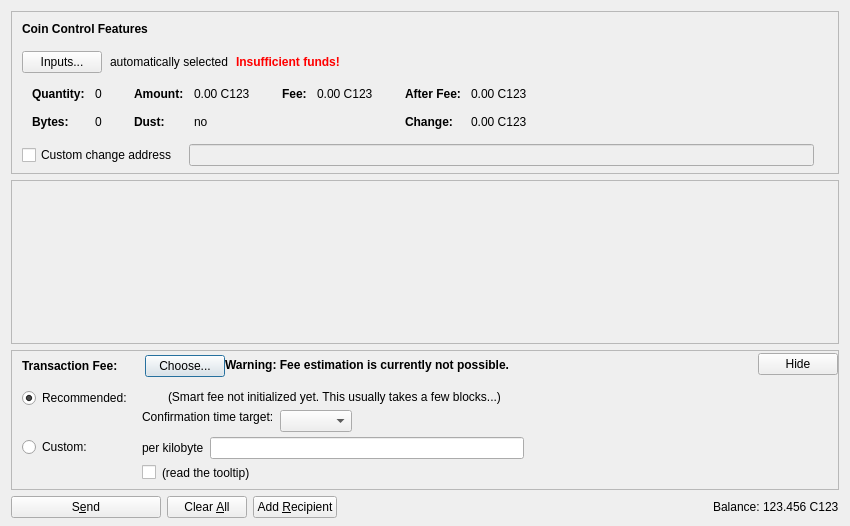
<?xml version="1.0" encoding="UTF-8"?>
<ui version="4.0">
 <class>SendCoinsDialog</class>
 <widget class="QDialog" name="SendCoinsDialog">
  <property name="geometry">
   <rect>
    <x>0</x>
    <y>0</y>
    <width>850</width>
    <height>526</height>
   </rect>
  </property>
  <property name="windowTitle">
   <string>Send Coins</string>
  </property>
  <layout class="QVBoxLayout" name="verticalLayout" stretch="0,1,0,0">
   <property name="bottomMargin">
    <number>8</number>
   </property>
   <item>
    <widget class="QFrame" name="frameCoinControl">
     <property name="sizePolicy">
      <sizepolicy hsizetype="Expanding" vsizetype="Expanding">
       <horstretch>0</horstretch>
       <verstretch>0</verstretch>
      </sizepolicy>
     </property>
     <property name="maximumSize">
      <size>
       <width>16777215</width>
       <height>16777215</height>
      </size>
     </property>
     <property name="frameShape">
      <enum>QFrame::StyledPanel</enum>
     </property>
     <property name="frameShadow">
      <enum>QFrame::Sunken</enum>
     </property>
     <layout class="QVBoxLayout" name="verticalLayoutCoinControl2">
      <property name="spacing">
       <number>0</number>
      </property>
      <property name="leftMargin">
       <number>0</number>
      </property>
      <property name="topMargin">
       <number>0</number>
      </property>
      <property name="rightMargin">
       <number>0</number>
      </property>
      <property name="bottomMargin">
       <number>6</number>
      </property>
      <item>
       <layout class="QVBoxLayout" name="verticalLayoutCoinControl" stretch="0,0,0,0,1">
        <property name="spacing">
         <number>0</number>
        </property>
        <property name="leftMargin">
         <number>10</number>
        </property>
        <property name="topMargin">
         <number>10</number>
        </property>
        <item>
         <layout class="QHBoxLayout" name="horizontalLayoutCoinControl1">
          <property name="bottomMargin">
           <number>15</number>
          </property>
          <item>
           <widget class="QLabel" name="labelCoinControlFeatures">
            <property name="sizePolicy">
             <sizepolicy hsizetype="Preferred" vsizetype="Maximum">
              <horstretch>0</horstretch>
              <verstretch>0</verstretch>
             </sizepolicy>
            </property>
            <property name="font">
             <font>
              <weight>75</weight>
              <bold>true</bold>
             </font>
            </property>
            <property name="styleSheet">
             <string notr="true">font-weight:bold;</string>
            </property>
            <property name="text">
             <string>Coin Control Features</string>
            </property>
           </widget>
          </item>
         </layout>
        </item>
        <item>
         <layout class="QHBoxLayout" name="horizontalLayoutCoinControl2" stretch="0,0,0,0">
          <property name="spacing">
           <number>8</number>
          </property>
          <property name="bottomMargin">
           <number>10</number>
          </property>
          <item>
           <widget class="QPushButton" name="pushButtonCoinControl">
            <property name="styleSheet">
             <string notr="true"/>
            </property>
            <property name="text">
             <string>Inputs...</string>
            </property>
            <property name="autoDefault">
             <bool>false</bool>
            </property>
           </widget>
          </item>
          <item>
           <widget class="QLabel" name="labelCoinControlAutomaticallySelected">
            <property name="text">
             <string>automatically selected</string>
            </property>
            <property name="margin">
             <number>5</number>
            </property>
           </widget>
          </item>
          <item>
           <widget class="QLabel" name="labelCoinControlInsuffFunds">
            <property name="font">
             <font>
              <weight>75</weight>
              <bold>true</bold>
             </font>
            </property>
            <property name="styleSheet">
             <string notr="true">color:red;font-weight:bold;</string>
            </property>
            <property name="text">
             <string>Insufficient funds!</string>
            </property>
            <property name="margin">
             <number>5</number>
            </property>
           </widget>
          </item>
          <item>
           <spacer name="horizontalSpacerCoinControl">
            <property name="orientation">
             <enum>Qt::Horizontal</enum>
            </property>
            <property name="sizeHint" stdset="0">
             <size>
              <width>40</width>
              <height>1</height>
             </size>
            </property>
           </spacer>
          </item>
         </layout>
        </item>
        <item>
         <widget class="QWidget" name="widgetCoinControl" native="true">
          <property name="sizePolicy">
           <sizepolicy hsizetype="Preferred" vsizetype="Preferred">
            <horstretch>0</horstretch>
            <verstretch>0</verstretch>
           </sizepolicy>
          </property>
          <property name="minimumSize">
           <size>
            <width>0</width>
            <height>0</height>
           </size>
          </property>
          <property name="styleSheet">
           <string notr="true"/>
          </property>
          <layout class="QHBoxLayout" name="horizontalLayoutCoinControl5">
           <property name="leftMargin">
            <number>0</number>
           </property>
           <property name="topMargin">
            <number>0</number>
           </property>
           <property name="rightMargin">
            <number>0</number>
           </property>
           <property name="bottomMargin">
            <number>0</number>
           </property>
           <item>
            <layout class="QHBoxLayout" name="horizontalLayoutCoinControl3" stretch="0,0,0,1">
             <property name="spacing">
              <number>20</number>
             </property>
             <property name="topMargin">
              <number>0</number>
             </property>
             <property name="bottomMargin">
              <number>10</number>
             </property>
             <item>
              <layout class="QFormLayout" name="formLayoutCoinControl1">
               <property name="horizontalSpacing">
                <number>10</number>
               </property>
               <property name="verticalSpacing">
                <number>14</number>
               </property>
               <property name="leftMargin">
                <number>10</number>
               </property>
               <property name="topMargin">
                <number>4</number>
               </property>
               <property name="rightMargin">
                <number>6</number>
               </property>
               <item row="0" column="0">
                <widget class="QLabel" name="labelCoinControlQuantityText">
                 <property name="font">
                  <font>
                   <weight>75</weight>
                   <bold>true</bold>
                  </font>
                 </property>
                 <property name="text">
                  <string>Quantity:</string>
                 </property>
                 <property name="margin">
                  <number>0</number>
                 </property>
                </widget>
               </item>
               <item row="0" column="1">
                <widget class="QLabel" name="labelCoinControlQuantity">
                 <property name="cursor">
                  <cursorShape>IBeamCursor</cursorShape>
                 </property>
                 <property name="contextMenuPolicy">
                  <enum>Qt::ActionsContextMenu</enum>
                 </property>
                 <property name="text">
                  <string notr="true">0</string>
                 </property>
                 <property name="margin">
                  <number>0</number>
                 </property>
                 <property name="textInteractionFlags">
                  <set>Qt::LinksAccessibleByMouse|Qt::TextSelectableByKeyboard|Qt::TextSelectableByMouse</set>
                 </property>
                </widget>
               </item>
               <item row="1" column="0">
                <widget class="QLabel" name="labelCoinControlBytesText">
                 <property name="font">
                  <font>
                   <weight>75</weight>
                   <bold>true</bold>
                  </font>
                 </property>
                 <property name="text">
                  <string>Bytes:</string>
                 </property>
                </widget>
               </item>
               <item row="1" column="1">
                <widget class="QLabel" name="labelCoinControlBytes">
                 <property name="cursor">
                  <cursorShape>IBeamCursor</cursorShape>
                 </property>
                 <property name="contextMenuPolicy">
                  <enum>Qt::ActionsContextMenu</enum>
                 </property>
                 <property name="text">
                  <string notr="true">0</string>
                 </property>
                 <property name="textInteractionFlags">
                  <set>Qt::LinksAccessibleByMouse|Qt::TextSelectableByKeyboard|Qt::TextSelectableByMouse</set>
                 </property>
                </widget>
               </item>
              </layout>
             </item>
             <item>
              <layout class="QFormLayout" name="formLayoutCoinControl2">
               <property name="horizontalSpacing">
                <number>10</number>
               </property>
               <property name="verticalSpacing">
                <number>14</number>
               </property>
               <property name="leftMargin">
                <number>6</number>
               </property>
               <property name="topMargin">
                <number>4</number>
               </property>
               <property name="rightMargin">
                <number>6</number>
               </property>
               <item row="0" column="0">
                <widget class="QLabel" name="labelCoinControlAmountText">
                 <property name="font">
                  <font>
                   <weight>75</weight>
                   <bold>true</bold>
                  </font>
                 </property>
                 <property name="text">
                  <string>Amount:</string>
                 </property>
                 <property name="margin">
                  <number>0</number>
                 </property>
                </widget>
               </item>
               <item row="0" column="1">
                <widget class="QLabel" name="labelCoinControlAmount">
                 <property name="cursor">
                  <cursorShape>IBeamCursor</cursorShape>
                 </property>
                 <property name="contextMenuPolicy">
                  <enum>Qt::ActionsContextMenu</enum>
                 </property>
                 <property name="text">
                  <string notr="true">0.00 C123</string>
                 </property>
                 <property name="textInteractionFlags">
                  <set>Qt::LinksAccessibleByMouse|Qt::TextSelectableByKeyboard|Qt::TextSelectableByMouse</set>
                 </property>
                </widget>
               </item>
               <item row="1" column="0">
                <widget class="QLabel" name="labelCoinControlLowOutputText">
                 <property name="font">
                  <font>
                   <weight>75</weight>
                   <bold>true</bold>
                  </font>
                 </property>
                 <property name="text">
                  <string>Dust:</string>
                 </property>
                </widget>
               </item>
               <item row="1" column="1">
                <widget class="QLabel" name="labelCoinControlLowOutput">
                 <property name="cursor">
                  <cursorShape>IBeamCursor</cursorShape>
                 </property>
                 <property name="contextMenuPolicy">
                  <enum>Qt::ActionsContextMenu</enum>
                 </property>
                 <property name="text">
                  <string notr="true">no</string>
                 </property>
                 <property name="textInteractionFlags">
                  <set>Qt::LinksAccessibleByMouse|Qt::TextSelectableByKeyboard|Qt::TextSelectableByMouse</set>
                 </property>
                </widget>
               </item>
              </layout>
             </item>
             <item>
              <layout class="QFormLayout" name="formLayoutCoinControl3">
               <property name="horizontalSpacing">
                <number>10</number>
               </property>
               <property name="verticalSpacing">
                <number>14</number>
               </property>
               <property name="leftMargin">
                <number>6</number>
               </property>
               <property name="topMargin">
                <number>4</number>
               </property>
               <property name="rightMargin">
                <number>6</number>
               </property>
               <item row="0" column="0">
                <widget class="QLabel" name="labelCoinControlFeeText">
                 <property name="font">
                  <font>
                   <weight>75</weight>
                   <bold>true</bold>
                  </font>
                 </property>
                 <property name="text">
                  <string>Fee:</string>
                 </property>
                 <property name="margin">
                  <number>0</number>
                 </property>
                </widget>
               </item>
               <item row="0" column="1">
                <widget class="QLabel" name="labelCoinControlFee">
                 <property name="cursor">
                  <cursorShape>IBeamCursor</cursorShape>
                 </property>
                 <property name="contextMenuPolicy">
                  <enum>Qt::ActionsContextMenu</enum>
                 </property>
                 <property name="text">
                  <string notr="true">0.00 C123</string>
                 </property>
                 <property name="textInteractionFlags">
                  <set>Qt::LinksAccessibleByMouse|Qt::TextSelectableByKeyboard|Qt::TextSelectableByMouse</set>
                 </property>
                </widget>
               </item>
              </layout>
             </item>
             <item>
              <layout class="QFormLayout" name="formLayoutCoinControl4">
               <property name="horizontalSpacing">
                <number>10</number>
               </property>
               <property name="verticalSpacing">
                <number>14</number>
               </property>
               <property name="leftMargin">
                <number>6</number>
               </property>
               <property name="topMargin">
                <number>4</number>
               </property>
               <property name="rightMargin">
                <number>6</number>
               </property>
               <item row="0" column="0">
                <widget class="QLabel" name="labelCoinControlAfterFeeText">
                 <property name="font">
                  <font>
                   <weight>75</weight>
                   <bold>true</bold>
                  </font>
                 </property>
                 <property name="text">
                  <string>After Fee:</string>
                 </property>
                 <property name="margin">
                  <number>0</number>
                 </property>
                </widget>
               </item>
               <item row="0" column="1">
                <widget class="QLabel" name="labelCoinControlAfterFee">
                 <property name="cursor">
                  <cursorShape>IBeamCursor</cursorShape>
                 </property>
                 <property name="contextMenuPolicy">
                  <enum>Qt::ActionsContextMenu</enum>
                 </property>
                 <property name="text">
                  <string notr="true">0.00 C123</string>
                 </property>
                 <property name="textInteractionFlags">
                  <set>Qt::LinksAccessibleByMouse|Qt::TextSelectableByKeyboard|Qt::TextSelectableByMouse</set>
                 </property>
                </widget>
               </item>
               <item row="1" column="0">
                <widget class="QLabel" name="labelCoinControlChangeText">
                 <property name="font">
                  <font>
                   <weight>75</weight>
                   <bold>true</bold>
                  </font>
                 </property>
                 <property name="text">
                  <string>Change:</string>
                 </property>
                </widget>
               </item>
               <item row="1" column="1">
                <widget class="QLabel" name="labelCoinControlChange">
                 <property name="cursor">
                  <cursorShape>IBeamCursor</cursorShape>
                 </property>
                 <property name="contextMenuPolicy">
                  <enum>Qt::ActionsContextMenu</enum>
                 </property>
                 <property name="text">
                  <string notr="true">0.00 C123</string>
                 </property>
                 <property name="textInteractionFlags">
                  <set>Qt::LinksAccessibleByMouse|Qt::TextSelectableByKeyboard|Qt::TextSelectableByMouse</set>
                 </property>
                </widget>
               </item>
              </layout>
             </item>
            </layout>
           </item>
          </layout>
         </widget>
        </item>
        <item>
         <layout class="QHBoxLayout" name="horizontalLayoutCoinControl4" stretch="0,0,0">
          <property name="spacing">
           <number>12</number>
          </property>
          <property name="sizeConstraint">
           <enum>QLayout::SetDefaultConstraint</enum>
          </property>
          <property name="topMargin">
           <number>5</number>
          </property>
          <property name="rightMargin">
           <number>5</number>
          </property>
          <item>
           <widget class="QCheckBox" name="checkBoxCoinControlChange">
            <property name="toolTip">
             <string>If this is activated, but the change address is empty or invalid, change will be sent to a newly generated address.</string>
            </property>
            <property name="text">
             <string>Custom change address</string>
            </property>
           </widget>
          </item>
          <item>
           <widget class="QValidatedLineEdit" name="lineEditCoinControlChange">
            <property name="enabled">
             <bool>false</bool>
            </property>
            <property name="sizePolicy">
             <sizepolicy hsizetype="Expanding" vsizetype="Fixed">
              <horstretch>0</horstretch>
              <verstretch>0</verstretch>
             </sizepolicy>
            </property>
           </widget>
          </item>
          <item>
           <widget class="QLabel" name="labelCoinControlChangeLabel">
            <property name="sizePolicy">
             <sizepolicy hsizetype="Preferred" vsizetype="Expanding">
              <horstretch>0</horstretch>
              <verstretch>0</verstretch>
             </sizepolicy>
            </property>
            <property name="minimumSize">
             <size>
              <width>0</width>
              <height>0</height>
             </size>
            </property>
            <property name="text">
             <string/>
            </property>
            <property name="margin">
             <number>3</number>
            </property>
           </widget>
          </item>
         </layout>
        </item>
        <item>
         <spacer name="verticalSpacerCoinControl">
          <property name="orientation">
           <enum>Qt::Vertical</enum>
          </property>
          <property name="sizeHint" stdset="0">
           <size>
            <width>800</width>
            <height>1</height>
           </size>
          </property>
         </spacer>
        </item>
       </layout>
      </item>
     </layout>
    </widget>
   </item>
   <item>
    <widget class="QScrollArea" name="scrollArea">
     <property name="widgetResizable">
      <bool>true</bool>
     </property>
     <widget class="QWidget" name="scrollAreaWidgetContents">
      <property name="geometry">
       <rect>
        <x>0</x>
        <y>0</y>
        <width>830</width>
        <height>104</height>
       </rect>
      </property>
      <layout class="QVBoxLayout" name="verticalLayout_2" stretch="0,1">
       <property name="leftMargin">
        <number>0</number>
       </property>
       <property name="topMargin">
        <number>0</number>
       </property>
       <property name="rightMargin">
        <number>0</number>
       </property>
       <property name="bottomMargin">
        <number>0</number>
       </property>
       <item>
        <layout class="QVBoxLayout" name="entries">
         <property name="spacing">
          <number>6</number>
         </property>
        </layout>
       </item>
       <item>
        <spacer name="verticalSpacer">
         <property name="orientation">
          <enum>Qt::Vertical</enum>
         </property>
         <property name="sizeHint" stdset="0">
          <size>
           <width>20</width>
           <height>40</height>
          </size>
         </property>
        </spacer>
       </item>
      </layout>
     </widget>
    </widget>
   </item>
   <item>
    <widget class="QFrame" name="frameFee">
     <property name="sizePolicy">
      <sizepolicy hsizetype="Expanding" vsizetype="Expanding">
       <horstretch>0</horstretch>
       <verstretch>0</verstretch>
      </sizepolicy>
     </property>
     <property name="maximumSize">
      <size>
       <width>16777215</width>
       <height>16777215</height>
      </size>
     </property>
     <property name="frameShape">
      <enum>QFrame::StyledPanel</enum>
     </property>
     <property name="frameShadow">
      <enum>QFrame::Sunken</enum>
     </property>
     <layout class="QVBoxLayout" name="verticalLayoutFee1">
      <property name="spacing">
       <number>0</number>
      </property>
      <property name="leftMargin">
       <number>0</number>
      </property>
      <property name="topMargin">
       <number>0</number>
      </property>
      <property name="rightMargin">
       <number>0</number>
      </property>
      <property name="bottomMargin">
       <number>0</number>
      </property>
      <item>
       <layout class="QVBoxLayout" name="verticalLayoutFee2" stretch="0,0,0">
        <property name="spacing">
         <number>0</number>
        </property>
        <property name="leftMargin">
         <number>10</number>
        </property>
        <property name="topMargin">
         <number>0</number>
        </property>
        <item>
         <layout class="QHBoxLayout" name="horizontalLayoutFee1">
          <property name="bottomMargin">
           <number>0</number>
          </property>
          <item>
           <layout class="QVBoxLayout" name="verticalLayoutFee7">
            <property name="spacing">
             <number>0</number>
            </property>
            <item>
             <spacer name="verticalSpacerSmartFee">
              <property name="orientation">
               <enum>Qt::Vertical</enum>
              </property>
              <property name="sizeType">
               <enum>QSizePolicy::Fixed</enum>
              </property>
              <property name="sizeHint" stdset="0">
               <size>
                <width>1</width>
                <height>4</height>
               </size>
              </property>
             </spacer>
            </item>
            <item>
             <layout class="QHBoxLayout" name="horizontalLayoutSmartFee">
              <property name="spacing">
               <number>10</number>
              </property>
              <item>
               <widget class="QLabel" name="labelFeeHeadline">
                <property name="sizePolicy">
                 <sizepolicy hsizetype="Preferred" vsizetype="Maximum">
                  <horstretch>0</horstretch>
                  <verstretch>0</verstretch>
                 </sizepolicy>
                </property>
                <property name="font">
                 <font>
                  <weight>75</weight>
                  <bold>true</bold>
                 </font>
                </property>
                <property name="styleSheet">
                 <string notr="true">font-weight:bold;</string>
                </property>
                <property name="text">
                 <string>Transaction Fee:</string>
                </property>
               </widget>
              </item>
              <item>
               <widget class="QLabel" name="labelFeeMinimized">
                <property name="text">
                 <string/>
                </property>
               </widget>
              </item>
              <item>
               <widget class="QPushButton" name="buttonChooseFee">
                <property name="text">
                 <string>Choose...</string>
                </property>
               </widget>
              </item>
             </layout>
            </item>
            <item>
             <spacer name="verticalSpacer_5">
              <property name="orientation">
               <enum>Qt::Vertical</enum>
              </property>
              <property name="sizeHint" stdset="0">
               <size>
                <width>1</width>
                <height>1</height>
               </size>
              </property>
             </spacer>
            </item>
           </layout>
          </item>
          <item>
           <widget class="QLabel" name="fallbackFeeWarningLabel">
            <property name="toolTip">
             <string>Using the fallbackfee can result in sending a transaction that will take several hours or days (or never) to confirm. Consider choosing your fee manually or wait until you have validated the complete chain.</string>
            </property>
            <property name="font">
            <font>
                <weight>75</weight>
                <bold>true</bold>
            </font>
            </property>
            <property name="text">
             <string>Warning: Fee estimation is currently not possible.</string>
            </property>
            <property name="wordWrap">
             <bool>false</bool>
            </property>
           </widget>
          </item>
          <item>
           <spacer name="horizontalSpacer_4">
            <property name="orientation">
             <enum>Qt::Horizontal</enum>
            </property>
            <property name="sizeType">
             <enum>QSizePolicy::MinimumExpanding</enum>
            </property>
            <property name="sizeHint" stdset="0">
             <size>
              <width>40</width>
              <height>20</height>
             </size>
            </property>
           </spacer>
          </item>
          <item>
           <widget class="QPushButton" name="buttonMinimizeFee">
            <property name="toolTip">
             <string>collapse fee-settings</string>
            </property>
            <property name="text">
             <string>Hide</string>
            </property>
           </widget>
          </item>
         </layout>
        </item>
        <item>
         <widget class="QFrame" name="frameFeeSelection">
          <layout class="QVBoxLayout" name="verticalLayoutFee12">
           <property name="spacing">
            <number>0</number>
           </property>
           <property name="leftMargin">
            <number>0</number>
           </property>
           <property name="topMargin">
            <number>0</number>
           </property>
           <property name="rightMargin">
            <number>0</number>
           </property>
           <property name="bottomMargin">
            <number>0</number>
           </property>
           <item>
            <layout class="QGridLayout" name="gridLayoutFee">
             <property name="topMargin">
              <number>10</number>
             </property>
             <property name="bottomMargin">
              <number>4</number>
             </property>
             <property name="horizontalSpacing">
              <number>10</number>
             </property>
             <property name="verticalSpacing">
              <number>4</number>
             </property>
             <item row="1" column="1">
              <layout class="QVBoxLayout" name="verticalLayoutFee8">
               <property name="spacing">
                <number>6</number>
               </property>
               <item>
                <layout class="QHBoxLayout" name="horizontalLayoutFee13">
                 <item>
                  <widget class="QLabel" name="labelCustomPerKilobyte">
                   <property name="toolTip">
                    <string>If the custom fee is set to 1000 satoshis and the transaction is only 250 bytes, then &quot;per kilobyte&quot; only pays 250 satoshis in fee, while &quot;total at least&quot; pays 1000 satoshis. For transactions bigger than a kilobyte both pay by kilobyte.</string>
                   </property>
                   <property name="text">
                    <string>per kilobyte</string>
                   </property>
                  </widget>
                 </item>
                 <item>
                  <widget class="BitcoinAmountField" name="customFee"/>
                 </item>
                 <item>
                  <spacer name="horizontalSpacer_6">
                   <property name="orientation">
                    <enum>Qt::Horizontal</enum>
                   </property>
                   <property name="sizeHint" stdset="0">
                    <size>
                     <width>1</width>
                     <height>1</height>
                    </size>
                   </property>
                  </spacer>
                 </item>
                </layout>
               </item>
               <item>
                <layout class="QHBoxLayout" name="horizontalLayoutFee8">
                 <item>
                  <widget class="QCheckBox" name="checkBoxMinimumFee">
                   <property name="toolTip">
                    <string>Paying only the minimum fee is just fine as long as there is less transaction volume than space in the blocks. But be aware that this can end up in a never confirming transaction once there is more demand for chain123 transactions than the network can process.</string>
                   </property>
                   <property name="text">
                    <string/>
                   </property>
                  </widget>
                 </item>
                 <item>
                  <widget class="QLabel" name="labelMinFeeWarning">
                   <property name="enabled">
                    <bool>true</bool>
                   </property>
                   <property name="toolTip">
                    <string>Paying only the minimum fee is just fine as long as there is less transaction volume than space in the blocks. But be aware that this can end up in a never confirming transaction once there is more demand for chain123 transactions than the network can process.</string>
                   </property>
                   <property name="text">
                    <string>(read the tooltip)</string>
                   </property>
                   <property name="margin">
                    <number>5</number>
                   </property>
                  </widget>
                 </item>
                 <item>
                  <spacer name="horizontalSpacer_2">
                   <property name="orientation">
                    <enum>Qt::Horizontal</enum>
                   </property>
                   <property name="sizeHint" stdset="0">
                    <size>
                     <width>1</width>
                     <height>1</height>
                    </size>
                   </property>
                  </spacer>
                 </item>
                </layout>
               </item>
              </layout>
             </item>
             <item row="0" column="0">
              <layout class="QVBoxLayout" name="verticalLayoutFee4" stretch="0,1">
               <item>
                <widget class="QRadioButton" name="radioSmartFee">
                 <property name="text">
                  <string>Recommended:</string>
                 </property>
                 <property name="checked">
                  <bool>true</bool>
                 </property>
                 <attribute name="buttonGroup">
                  <string notr="true">groupFee</string>
                 </attribute>
                </widget>
               </item>
               <item>
                <spacer name="verticalSpacer_2">
                 <property name="orientation">
                  <enum>Qt::Vertical</enum>
                 </property>
                 <property name="sizeHint" stdset="0">
                  <size>
                   <width>1</width>
                   <height>1</height>
                  </size>
                 </property>
                </spacer>
               </item>
              </layout>
             </item>
             <item row="1" column="0">
              <layout class="QVBoxLayout" name="verticalLayoutFee9" stretch="0,1">
               <item>
                <widget class="QRadioButton" name="radioCustomFee">
                 <property name="text">
                  <string>Custom:</string>
                 </property>
                 <attribute name="buttonGroup">
                  <string notr="true">groupFee</string>
                 </attribute>
                </widget>
               </item>
               <item>
                <spacer name="verticalSpacer_6">
                 <property name="orientation">
                  <enum>Qt::Vertical</enum>
                 </property>
                 <property name="sizeHint" stdset="0">
                  <size>
                   <width>1</width>
                   <height>1</height>
                  </size>
                 </property>
                </spacer>
               </item>
              </layout>
             </item>
             <item row="0" column="1">
              <layout class="QVBoxLayout" name="verticalLayoutFee3" stretch="0,0,1">
               <property name="spacing">
                <number>6</number>
               </property>
               <property name="topMargin">
                <number>2</number>
               </property>
               <item>
                <layout class="QHBoxLayout" name="horizontalLayoutFee12">
                 <item>
                  <widget class="QLabel" name="labelSmartFee">
                   <property name="text">
                    <string/>
                   </property>
                   <property name="margin">
                    <number>2</number>
                   </property>
                  </widget>
                 </item>
                 <item>
                  <widget class="QLabel" name="labelFeeEstimation">
                   <property name="text">
                    <string/>
                   </property>
                  </widget>
                 </item>
                 <item>
                  <widget class="QLabel" name="labelSmartFee2">
                   <property name="text">
                    <string>(Smart fee not initialized yet. This usually takes a few blocks...)</string>
                   </property>
                   <property name="margin">
                    <number>2</number>
                   </property>
                  </widget>
                 </item>
                 <item>
                  <spacer name="horizontalSpacer_5">
                   <property name="orientation">
                    <enum>Qt::Horizontal</enum>
                   </property>
                   <property name="sizeHint" stdset="0">
                    <size>
                     <width>1</width>
                     <height>1</height>
                    </size>
                   </property>
                  </spacer>
                 </item>
                </layout>
               </item>
               <item>
                <layout class="QHBoxLayout" name="horizontalLayoutFee9">
                 <item>
                  <layout class="QVBoxLayout" name="verticalLayoutFee6">
                   <item>
                    <widget class="QLabel" name="labelSmartFee3">
                     <property name="text">
                      <string>Confirmation time target:</string>
                     </property>
                     <property name="margin">
                      <number>2</number>
                     </property>
                    </widget>
                   </item>
                   <item>
                    <spacer name="verticalSpacer_3">
                     <property name="orientation">
                      <enum>Qt::Vertical</enum>
                     </property>
                     <property name="sizeHint" stdset="0">
                      <size>
                       <width>1</width>
                       <height>1</height>
                      </size>
                     </property>
                    </spacer>
                   </item>
                  </layout>
                 </item>
                 <item>
                  <layout class="QVBoxLayout" name="verticalLayoutFee5">
                   <property name="rightMargin">
                    <number>30</number>
                   </property>
                   <item>
                    <layout class="QHBoxLayout" name="horizontalLayoutConfTarget">
                     <property name="bottomMargin">
                      <number>0</number>
                     </property>
                     <item>
                      <widget class="QComboBox" name="confTargetSelector"/>
                     </item>
                     <item>
                      <spacer name="horizontalSpacerConfTarget">
                       <property name="orientation">
                        <enum>Qt::Horizontal</enum>
                       </property>
                       <property name="sizeHint" stdset="0">
                        <size>
                         <width>40</width>
                         <height>20</height>
                        </size>
                       </property>
                      </spacer>
                     </item>
                    </layout>
                   </item>
                  </layout>
                 </item>
                </layout>
               </item>
               <item>
                <spacer name="verticalSpacer_4">
                 <property name="orientation">
                  <enum>Qt::Vertical</enum>
                 </property>
                 <property name="sizeHint" stdset="0">
                  <size>
                   <width>1</width>
                   <height>1</height>
                  </size>
                 </property>
                </spacer>
               </item>
              </layout>
             </item>
            </layout>
           </item>
          </layout>
         </widget>
        </item>
        <item>
         <spacer name="verticalSpacerFee">
          <property name="orientation">
           <enum>Qt::Vertical</enum>
          </property>
          <property name="sizeHint" stdset="0">
           <size>
            <width>40</width>
            <height>5</height>
           </size>
          </property>
         </spacer>
        </item>
       </layout>
      </item>
     </layout>
    </widget>
   </item>
   <item>
    <layout class="QHBoxLayout" name="horizontalLayout">
     <item>
      <widget class="QPushButton" name="sendButton">
       <property name="minimumSize">
        <size>
         <width>150</width>
         <height>0</height>
        </size>
       </property>
       <property name="toolTip">
        <string>Confirm the send action</string>
       </property>
       <property name="text">
        <string>S&amp;end</string>
       </property>
       <property name="icon">
        <iconset resource="../bitcoin.qrc">
         <normaloff>:/icons/send</normaloff>:/icons/send</iconset>
       </property>
       <property name="autoDefault">
        <bool>false</bool>
       </property>
       <property name="default">
        <bool>false</bool>
       </property>
      </widget>
     </item>
     <item>
      <widget class="QPushButton" name="clearButton">
       <property name="sizePolicy">
        <sizepolicy hsizetype="Minimum" vsizetype="Fixed">
         <horstretch>0</horstretch>
         <verstretch>0</verstretch>
        </sizepolicy>
       </property>
       <property name="toolTip">
        <string>Clear all fields of the form.</string>
       </property>
       <property name="text">
        <string>Clear &amp;All</string>
       </property>
       <property name="icon">
        <iconset resource="../bitcoin.qrc">
         <normaloff>:/icons/remove</normaloff>:/icons/remove</iconset>
       </property>
       <property name="autoDefault">
        <bool>false</bool>
       </property>
      </widget>
     </item>
     <item>
      <widget class="QPushButton" name="addButton">
       <property name="toolTip">
        <string>Send to multiple recipients at once</string>
       </property>
       <property name="text">
        <string>Add &amp;Recipient</string>
       </property>
       <property name="icon">
        <iconset resource="../bitcoin.qrc">
         <normaloff>:/icons/add</normaloff>:/icons/add</iconset>
       </property>
       <property name="autoDefault">
        <bool>false</bool>
       </property>
      </widget>
     </item>
     <item>
      <spacer name="horizontalSpacer">
       <property name="orientation">
        <enum>Qt::Horizontal</enum>
       </property>
       <property name="sizeHint" stdset="0">
        <size>
         <width>40</width>
         <height>20</height>
        </size>
       </property>
      </spacer>
     </item>
     <item>
      <layout class="QHBoxLayout" name="horizontalLayout_2">
       <property name="spacing">
        <number>3</number>
       </property>
       <item>
        <widget class="QLabel" name="label">
         <property name="sizePolicy">
          <sizepolicy hsizetype="Preferred" vsizetype="Fixed">
           <horstretch>0</horstretch>
           <verstretch>0</verstretch>
          </sizepolicy>
         </property>
         <property name="text">
          <string>Balance:</string>
         </property>
        </widget>
       </item>
       <item>
        <widget class="QLabel" name="labelBalance">
         <property name="sizePolicy">
          <sizepolicy hsizetype="Preferred" vsizetype="Fixed">
           <horstretch>0</horstretch>
           <verstretch>0</verstretch>
          </sizepolicy>
         </property>
         <property name="cursor">
          <cursorShape>IBeamCursor</cursorShape>
         </property>
         <property name="text">
          <string notr="true">123.456 C123</string>
         </property>
         <property name="textInteractionFlags">
          <set>Qt::LinksAccessibleByMouse|Qt::TextSelectableByKeyboard|Qt::TextSelectableByMouse</set>
         </property>
        </widget>
       </item>
      </layout>
     </item>
    </layout>
   </item>
  </layout>
 </widget>
 <customwidgets>
  <customwidget>
   <class>QValidatedLineEdit</class>
   <extends>QLineEdit</extends>
   <header>qvalidatedlineedit.h</header>
  </customwidget>
  <customwidget>
   <class>BitcoinAmountField</class>
   <extends>QLineEdit</extends>
   <header>bitcoinamountfield.h</header>
   <container>1</container>
  </customwidget>
 </customwidgets>
 <resources>
  <include location="../bitcoin.qrc"/>
 </resources>
 <connections/>
 <buttongroups>
  <buttongroup name="groupFee"/>
 </buttongroups>
</ui>
